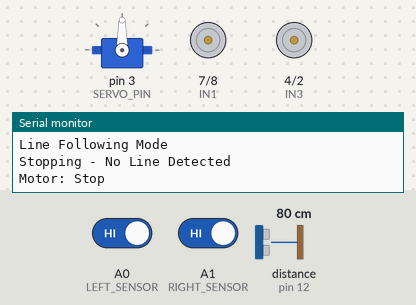
Bench run of a sketch on a simulated Arduino Uno, built with avr-gcc and run on an emulated ATmega328P. On the bench: servo, motor-driver pin pairs drawn as motors (green arrow = first pin HIGH = forward, orange = second pin HIGH = backward, longer = more drive, scaled by the enable pin), the last lines printed to the serial monitor. The inputs (shaded band) are chosen by the test bench; at power-on: distance to the obstacle (sensor on pin 12) 80 cm, A0 (LEFT_SENSOR) HIGH, A1 (RIGHT_SENSOR) HIGH. The echo pulse lasts 58.3 µs per cm.

Above: at 1.2 s.
1.3 s: distance to the obstacle (sensor on pin 12) set to 23 cm
4.3 s: distance to the obstacle (sensor on pin 12) set to 19 cm
At 6.3 s:
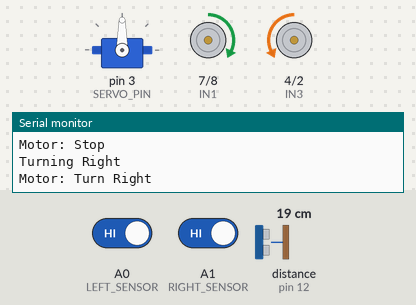
At 8.2 s:
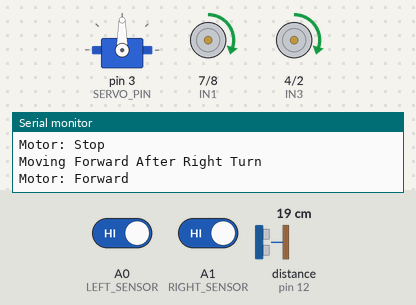
Timing chart, 0 to 16.3 s (numbered marks = the images above; inputs shaded):
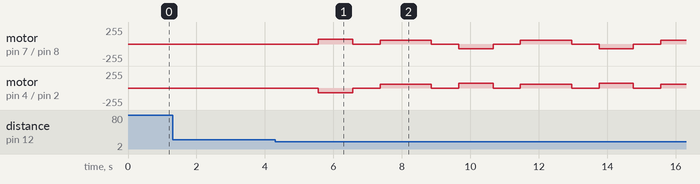

Measured:
- the behaviour switches between 21 and 20 cm on distance to the obstacle (sensor on pin 12) (found by bisection; images 0 and 1)

The sketch:

obstancle_avoiding_bot.ino
```cpp
#include <Servo.h>
#include <NewPing.h>

#define TRIG_PIN 11
#define ECHO_PIN 12
#define MAX_DISTANCE 20

#define SERVO_PIN 3

// Motor pins
#define ENA 5
#define IN1 7
#define IN2 8

#define ENB 6
#define IN3 4
#define IN4 2

// Line sensors
#define LEFT_SENSOR A0
#define RIGHT_SENSOR A1

Servo myServo;
NewPing sonar(TRIG_PIN, ECHO_PIN, MAX_DISTANCE);

int distance;
int leftSensor;
int rightSensor;

void setup()
{
  Serial.begin(9600);

  pinMode(ENA, OUTPUT);
  pinMode(IN1, OUTPUT);
  pinMode(IN2, OUTPUT);

  pinMode(ENB, OUTPUT);
  pinMode(IN3, OUTPUT);
  pinMode(IN4, OUTPUT);

  pinMode(LEFT_SENSOR, INPUT);
  pinMode(RIGHT_SENSOR, INPUT);

  myServo.attach(SERVO_PIN);
  myServo.write(90);

  Serial.println("Robot Initialized");
  stopMotors();
}

void loop()
{
  distance = sonar.ping_cm();

  if(distance == 0)
  distance = 100;

  Serial.print("Distance: ");
  Serial.println(distance);

  // READ LINE SENSORS
  leftSensor = digitalRead(LEFT_SENSOR);
  rightSensor = digitalRead(RIGHT_SENSOR);

  Serial.print("Left Sensor: ");
  Serial.print(leftSensor);
  Serial.print(" | Right Sensor: ");
  Serial.println(rightSensor);

  // OBSTACLE DETECTED
  if(distance <= 20)
  {
    Serial.println("Obstacle Detected!");

    stopMotors();
    delay(1000);

    Serial.println("Turning Right");
    turnRight();
    delay(1000);

    stopMotors();
    delay(800);

    Serial.println("Moving Forward After Right Turn");
    forward();
    delay(1500);

    stopMotors();
    delay(800);

    Serial.println("Turning Left");
    turnLeft();
    delay(1000);

    stopMotors();
    delay(800);

    Serial.println("Moving Forward After Left Turn");
    forward();
    delay(1500);

    stopMotors();
    delay(800);

    turnLeft();
    delay(1000);

    stopMotors();
    delay(800);

    forward();
    delay(1500);

    stopMotors();
    delay(800);

    turnRight();
    delay(1000);

    stopMotors();
    delay(800);

    forward();
    delay(1500);


  }

  // NO OBSTACLE → LINE FOLLOWING
  else
  {
    Serial.println("Line Following Mode");

    if(leftSensor == LOW && rightSensor == LOW)
    {
      Serial.println("Moving Forward");
      forward();
    }

    else if(leftSensor == HIGH && rightSensor == LOW)
    {
      Serial.println("Adjusting Left");
      turnLeft();
    }

    else if(leftSensor == LOW && rightSensor == HIGH)
    {
      Serial.println("Adjusting Right");
      turnRight();
    }

    else
    {
      Serial.println("Stopping - No Line Detected");
      stopMotors();
    }
  }

  delay(200);
}

void forward()
{
  digitalWrite(IN1,HIGH);
  digitalWrite(IN2,LOW);

  digitalWrite(IN3,HIGH);
  digitalWrite(IN4,LOW);

  analogWrite(ENA,60);
  analogWrite(ENB,60);

  Serial.println("Motor: Forward");
}

void turnRight()
{
  digitalWrite(IN1,HIGH);
  digitalWrite(IN2,LOW);

  digitalWrite(IN3,LOW);
  digitalWrite(IN4,HIGH);

  analogWrite(ENA,70);
  analogWrite(ENB,70);

  Serial.println("Motor: Turn Right");
}

void turnLeft()
{
  digitalWrite(IN1,LOW);
  digitalWrite(IN2,HIGH);

  digitalWrite(IN3,HIGH);
  digitalWrite(IN4,LOW);

  analogWrite(ENA,70);
  analogWrite(ENB,70);

  Serial.println("Motor: Turn Left");
}

void stopMotors()
{
  digitalWrite(IN1,LOW);
  digitalWrite(IN2,LOW);

  digitalWrite(IN3,LOW);
  digitalWrite(IN4,LOW);

  Serial.println("Motor: Stop");
}
```
